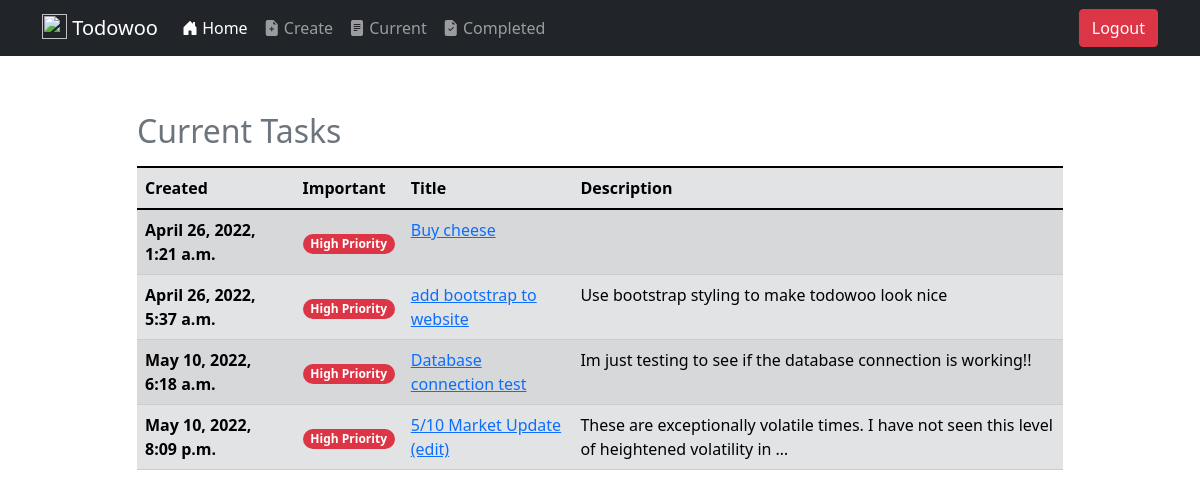
Page /current/ (signed in) on the earlier database version.
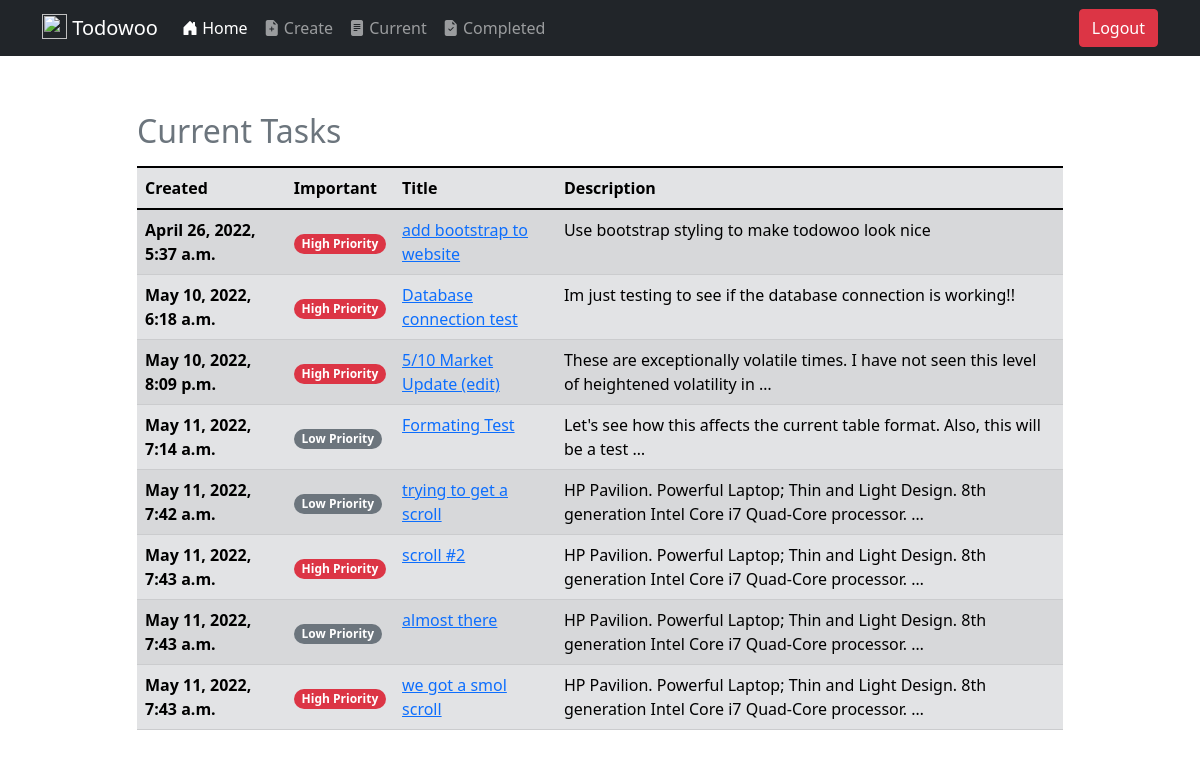
Same page on the later database version.
### todo/models.py (models this page shows, shortened)
class Todo(models.Model):
    title = models.CharField(max_length=100)
    description = models.TextField(blank=True)
    created = models.DateTimeField(auto_now_add=True)
    datecompleted = models.DateTimeField(null=True, blank=True)
    important = models.BooleanField(default=False)
    user = models.ForeignKey(User, on_delete=models.CASCADE)

### todo/views.py (the view)
# urls.py: path('current/', views.currenttodos, name="currenttodos"),
@login_required
def currenttodos(request):
    todos = Todo.objects.filter(user=request.user, datecompleted__isnull=True)
    return render(request, 'todo/currenttodos.html', {'todos': todos})

### todo/templates/todo/currenttodos.html
{% extends "todo/base.html" %}
{% load static %}
{% block content %}
<div class="row justify-content-center mt-5">
    <div class="col-md-10">
        <div class="table-responsive-md">
            <table class="table table-secondary table-striped table-hover caption-top">
                <caption><h2>Current Tasks</h2></caption>
                <thead>
                    <tr>
                        <th scope="col">Created</th>
                        <th scope="col">Important</th>
                        <th scope="col">Title</th>
                        <th scope="col">Description</th>
                    </tr>
                </thead>
                <tbody>
                    {% for todo in todos %}
                    <tr>
                        <th scope="row">{{ todo.created }}</th>
                        <td class="align-middle">{% if todo.important %}<span class="badge rounded-pill bg-danger">High Priority</span>{% else %}<span class="badge rounded-pill bg-secondary">Low Priority</span>{% endif %}</td>
                        <td><a href="{% url 'viewtodo' todo.id %}">{{ todo.title }}</a></td>
                        <td>{{ todo.description|truncatewords:15 }}</td>
                    </tr>
                    {% endfor %}
                </tbody>
            </table>
        </div>
    </div>
</div>
{% endblock %}}

### todo/templates/todo/base.html (shortened to what this page needs)
{% load static %}
<!doctype html>
<html lang="en">
  <head>
    <link href="https://cdn.jsdelivr.net/npm/bootstrap@5.1.3/dist/css/bootstrap.min.css" rel="stylesheet">
    <link rel="stylesheet" href="https://cdn.jsdelivr.net/npm/bootstrap-icons@1.8.1/font/bootstrap-icons.css">
  </head>
  <body>
    {% include 'todo/navbar.html' %}
    <div class="container-md">
        {% block content %}
        {% endblock %}
    </div>
  </body>
</html>

### todo/templates/todo/navbar.html (shortened to what this page needs)
{% load static %}
<nav class="navbar navbar-expand-md navbar-dark bg-dark">
  <div class="container">
    <a class="navbar-brand" id="navbar-text" href="{% url 'home' %}">
      <img src="{% static 'todo/clipboard.png' %}" alt="" width="25" height="25"
        class="d-inline-block align-text-top" />
      Todowoo</a>
    {% if user.is_authenticated %}
    <div class="collapse navbar-collapse" id="navbarSupportedContent">
      <ul class="navbar-nav me-auto mb-2 mb-md-0">
        <li class="nav-item">
          <a class="nav-link active" aria-current="page" href="{% url 'home' %}"><i class="bi bi-house-door-fill"></i>
            Home</a>
        </li>
        <li class="nav-item">
          <a class="nav-link" aria-current="page" href="{% url 'createtodo' %}"><i
              class="bi bi-file-earmark-plus-fill"></i> Create </a>
        </li>
        <li class="nav-item">
          <a class="nav-link" aria-current="page" href="{% url 'currenttodos' %}"><i class="bi bi-file-text-fill"></i>
            Current</a>
        </li>
        <li class="nav-item">
          <a class="nav-link" aria-current="page" href="{% url 'completedtodos' %}"><i
              class="bi bi-file-earmark-check-fill"></i> Completed</a>
        </li>
      </ul>
      <button type="button" class="btn btn-danger" data-bs-toggle="modal" data-bs-target="#logoutModal">
        Logout
      </button>
    </div>
    {% endif %}
</nav>

Differences in the rows shown:
no longer on this page (row edited): Todo: created "April 26, 2022, 1:21 a.m.", important "High Priority", title "Buy cheese"
added Todo: created "May 11, 2022, 7:14 a.m.", important "Low Priority", title "Formating Test", description "Let's see how this affects the current table format. Also, this will be a test …"
added Todo: created "May 11, 2022, 7:42 a.m.", important "Low Priority", title "trying to get a scroll", description "HP Pavilion. Powerful Laptop; Thin and Light Design. 8th generation Intel Core i7 Quad-Core processor. …"
added Todo: created "May 11, 2022, 7:43 a.m.", important "High Priority", title "scroll #2", description "HP Pavilion. Powerful Laptop; Thin and Light Design. 8th generation Intel Core i7 Quad-Core processor. …"
added Todo: created "May 11, 2022, 7:43 a.m.", important "Low Priority", title "almost there", description "HP Pavilion. Powerful Laptop; Thin and Light Design. 8th generation Intel Core i7 Quad-Core processor. …"
added Todo: created "May 11, 2022, 7:43 a.m.", important "High Priority", title "we got a smol scroll", description "HP Pavilion. Powerful Laptop; Thin and Light Design. 8th generation Intel Core i7 Quad-Core processor. …"
